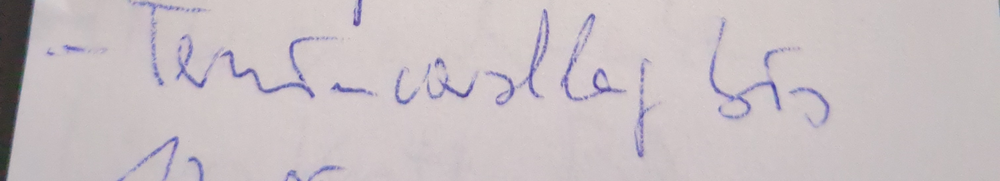
#> input picture data_samples/sample_german.png, 1000 x 181 px, shrunk from 3024 x 547 before the run
$ python -i ocr_preprocessing.py   (imports and definitions only)
#> lines starting #> are read from the running program, lines starting #| are printed output that depends on the picture
from __future__ import annotations

import tempfile
from contextlib import contextmanager
from pathlib import Path
from typing import Iterator

import cv2
import numpy as np


PREPROCESSING_MODES = ("none", "grayscale", "otsu", "adaptive", "denoise-deskew")


def _ensure_white_background(gray: np.ndarray) -> np.ndarray:
    border = np.concatenate([gray[0, :], gray[-1, :], gray[:, 0], gray[:, -1]])
    return cv2.bitwise_not(gray) if float(np.mean(border)) < 127 else gray


def _deskew(gray: np.ndarray) -> np.ndarray:
    ink = np.column_stack(np.where(gray < 220))
    if len(ink) < 25:
        return gray

    angle = cv2.minAreaRect(ink)[-1]
    if angle < -45:
        angle = -(90 + angle)
    else:
        angle = -angle

    if abs(angle) < 0.1 or abs(angle) > 8:
        return gray

    height, width = gray.shape
    matrix = cv2.getRotationMatrix2D((width / 2, height / 2), angle, 1.0)
    return cv2.warpAffine(gray, matrix, (width, height), flags=cv2.INTER_CUBIC, borderValue=255)


def preprocess_array(image_path: str, mode: str = "none") -> np.ndarray:
#> called with image_path = '../data_samples/sample_german.png', mode = 'none'
    if mode not in PREPROCESSING_MODES:
        raise ValueError(f"Unknown preprocessing mode {mode!r}. Expected one of {PREPROCESSING_MODES}.")

    image = cv2.imread(image_path, cv2.IMREAD_GRAYSCALE)
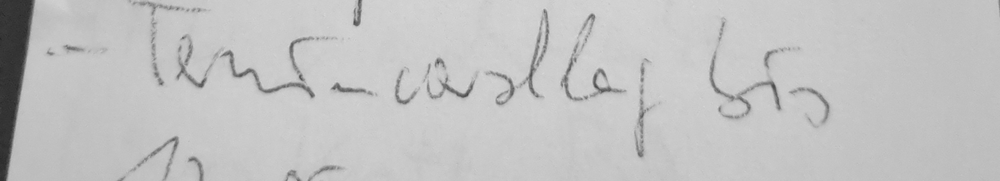
#> image: shape (181, 1000); min 37, max 216, mean 193.6
    if image is None:
        raise FileNotFoundError(image_path)

    gray = _ensure_white_background(image)
#> in _ensure_white_background, `border = np.concatenate([gray[0, :], gray[-1, :], gray[:, 0], gray[:, ..`: border = 2362 values, max 211 at index 389, min 37 at index 2038, mean 182.9
    if mode == "none":
        return gray
    if mode == "grayscale":
        return gray
    if mode == "otsu":
        blurred = cv2.GaussianBlur(gray, (3, 3), 0)
        return cv2.threshold(blurred, 0, 255, cv2.THRESH_BINARY + cv2.THRESH_OTSU)[1]
    if mode == "adaptive":
        return cv2.adaptiveThreshold(gray, 255, cv2.ADAPTIVE_THRESH_GAUSSIAN_C, cv2.THRESH_BINARY, 35, 11)

    denoised = cv2.fastNlMeansDenoising(gray, None, h=18, templateWindowSize=7, searchWindowSize=21)
    binary = cv2.threshold(denoised, 0, 255, cv2.THRESH_BINARY + cv2.THRESH_OTSU)[1]
    return _deskew(binary)


def preprocess_image(image_path: str, output_path: str, mode: str = "none") -> str:
    output = Path(output_path)
    output.parent.mkdir(parents=True, exist_ok=True)
    cv2.imwrite(str(output), preprocess_array(image_path, mode=mode))
    return str(output)


@contextmanager
def preprocessed_image_path(image_path: str, mode: str = "none") -> Iterator[str]:
    if mode == "none":
        yield image_path
        return

    with tempfile.TemporaryDirectory(prefix="handwriting_ocr_") as tmp:
        output = Path(tmp) / f"{Path(image_path).stem}_{mode}.png"
        yield preprocess_image(image_path, str(output), mode=mode)

>>> result = preprocess_array('../data_samples/sample_german.png')
